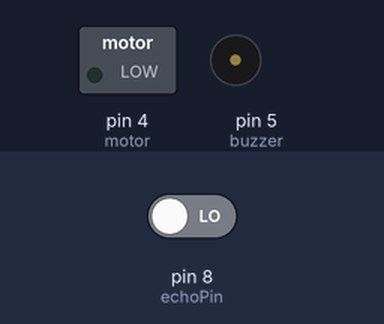
The sketch below on a simulated Arduino Uno, built with avr-gcc and run on an emulated ATmega328P. On the bench: switched loads named in the sketch (green lamp = pin HIGH), buzzer (waves = sounding, pin HIGH). The test bench sets the inputs (shaded band); at power-on: pin 8 (echoPin) LOW. Random numbers use the default seed unless the sketch sets one; pins used as bus, display or sensor lines are not drawn.

Above: at 0.9 s.
At 1.9 s:
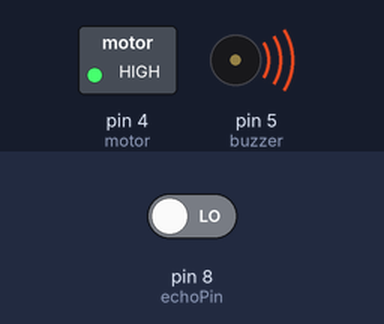
Timing chart, 0 to 3.4 s (numbered marks = the images above):
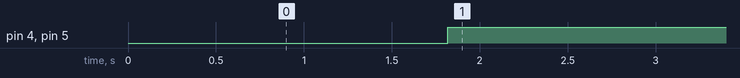

Measured:
- by itself, pin 4 (motor), pin 5 (buzzer): LOW → HIGH at 1.8 s

The sketch:

code_third_eye.ino
```cpp
int trigPin = 9;      // trig pin of HC-SR04
int echoPin = 8;    // Echo pin of HC-SR04
int buzzer = 5;
int motor = 4;
long duration, distance;
void setup() {
 delay(random(500,2000));   // delay for random time
  Serial.begin(9600);
  pinMode(buzzer, OUTPUT);      // set Motor pins as output
  pinMode(motor, OUTPUT);
  pinMode(trigPin, OUTPUT);         // set trig pin as output
  pinMode(echoPin, INPUT);          //set echo pin as input to capture reflected waves
  digitalWrite(buzzer, LOW);                    // move forward
  digitalWrite(motor, LOW);
}
void loop() {
  digitalWrite(trigPin, LOW);
  delayMicroseconds(2);
  digitalWrite(trigPin, HIGH);     // send waves for 10 us
 delayMicroseconds(10);
 duration = pulseIn(echoPin, HIGH); // receive reflected waves
 distance = duration / 58.2;   // convert to distance
  delay(10);
    // If you dont get proper movements of your robot then alter the pin numbers
  if (distance < 70)
{
    digitalWrite(buzzer, HIGH);
    digitalWrite(motor, HIGH);
    delay(1000);
  }
  else {
    digitalWrite(buzzer, LOW);
    digitalWrite(motor, LOW);
    delay(1000);
    }}
```
